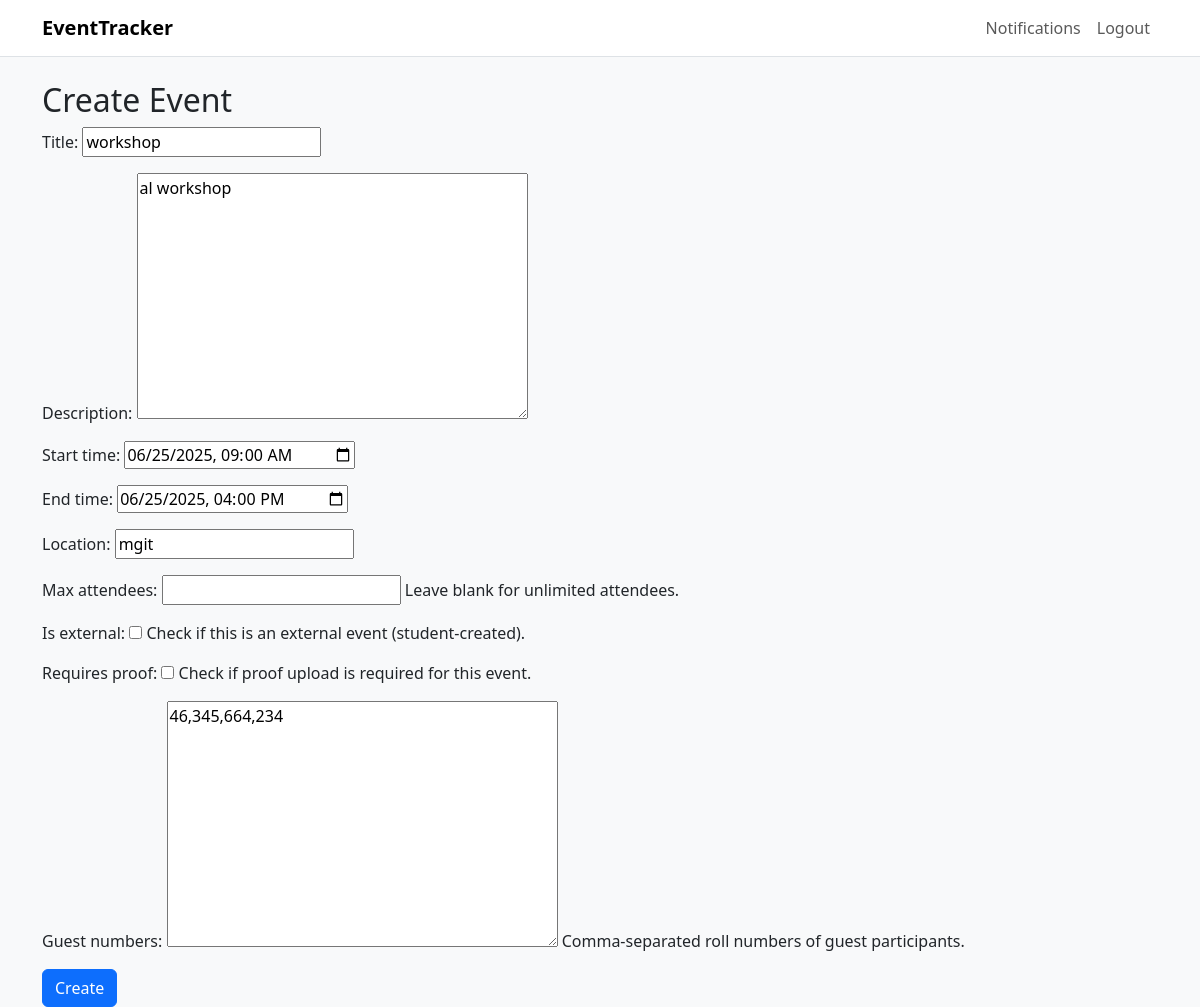
The page /events/1/edit/ (signed in) on the database its author committed.
### events/models.py (models this page shows, shortened)
class Event(models.Model):
    title = models.CharField(max_length=100)
    description = models.TextField(blank=True)
    start_time = models.DateTimeField() # Timezone-aware datetime
    end_time = models.DateTimeField()   # Timezone-aware datetime
    location = models.CharField(max_length=200)
    organizer = models.ForeignKey(settings.AUTH_USER_MODEL, on_delete=models.SET_NULL, null=True, blank=True, related_name='organized_events')
    attendees = models.ManyToManyField(settings.AUTH_USER_MODEL, related_name='attended_events', blank=True) # Changed related_name
    max_attendees = models.PositiveIntegerField(null=True, blank=True, help_text="Leave blank for unlimited attendees.")
    is_external = models.BooleanField(default=False, help_text="Check if this is an external event (student-created).")
    requires_proof = models.BooleanField(default=False, help_text="Check if proof upload is required for this event.")
    guest_numbers = models.TextField(blank=True, help_text="Comma-separated roll numbers of guest participants.")
    created_at = models.DateTimeField(auto_now_add=True)
    updated_at = models.DateTimeField(auto_now=True)

### events/views.py (the view)
# urls.py: path('events/<int:pk>/edit/',   event_edit,   name='event_edit'),
@login_required
@user_passes_test(lambda u: is_faculty(u) or is_admin(u), login_url='/accounts/login/')
def event_edit(request, pk):
    ev = get_object_or_404(Event, pk=pk)
    if not (request.user == ev.organizer or is_admin(request.user)):
        messages.error(request, "Not authorized.")
        return redirect('events:event_detail', pk=pk)
    form = EventForm(request.POST or None, instance=ev)
    if request.method == 'POST' and form.is_valid():
        form.save()
        messages.success(request, f"Updated '{ev.title}'.")
        return redirect('events:event_detail', pk=pk)
    return render(request, 'events/event_form.html', {
        'form': form, 'page_title': f"Edit Event: {ev.title}"}
    )

### events/forms.py (shortened to what this page needs)
class EventForm(forms.ModelForm):
    class Meta:
        model = Event
        fields = ['title', 'description', 'start_time', 'end_time', 'location', 'max_attendees', 'is_external', 'requires_proof', 'guest_numbers']
        widgets = {
            'start_time': forms.DateTimeInput(attrs={'type': 'datetime-local'}, format='%Y-%m-%dT%H:%M'), # HTML5 datetime-local
            'end_time': forms.DateTimeInput(attrs={'type': 'datetime-local'}, format='%Y-%m-%dT%H:%M'), # HTML5 datetime-local
        }

### events/views.py (called while the page is built)
def is_faculty(user):
    return user.is_authenticated and user.role in ('faculty', 'admin')

### templates/events/event_form.html (shortened to what this page needs)
{% extends 'base.html' %}
{% block content %}
<h2>Create Event</h2>
<form method="post">
    {{ form.as_p }}
    <button type="submit" class="btn btn-primary">Create</button>
</form>
{% endblock %}

### static/css/style.css (style rules this page uses)
body { background-color: #f0f8ff; }

### rows shown on the page
Event: title "workshop", description "al workshop", start_time "06/25/2025 09:00", end_time "06/25/2025 16:00", location "mgit", guest_numbers "46,345,664,234"
